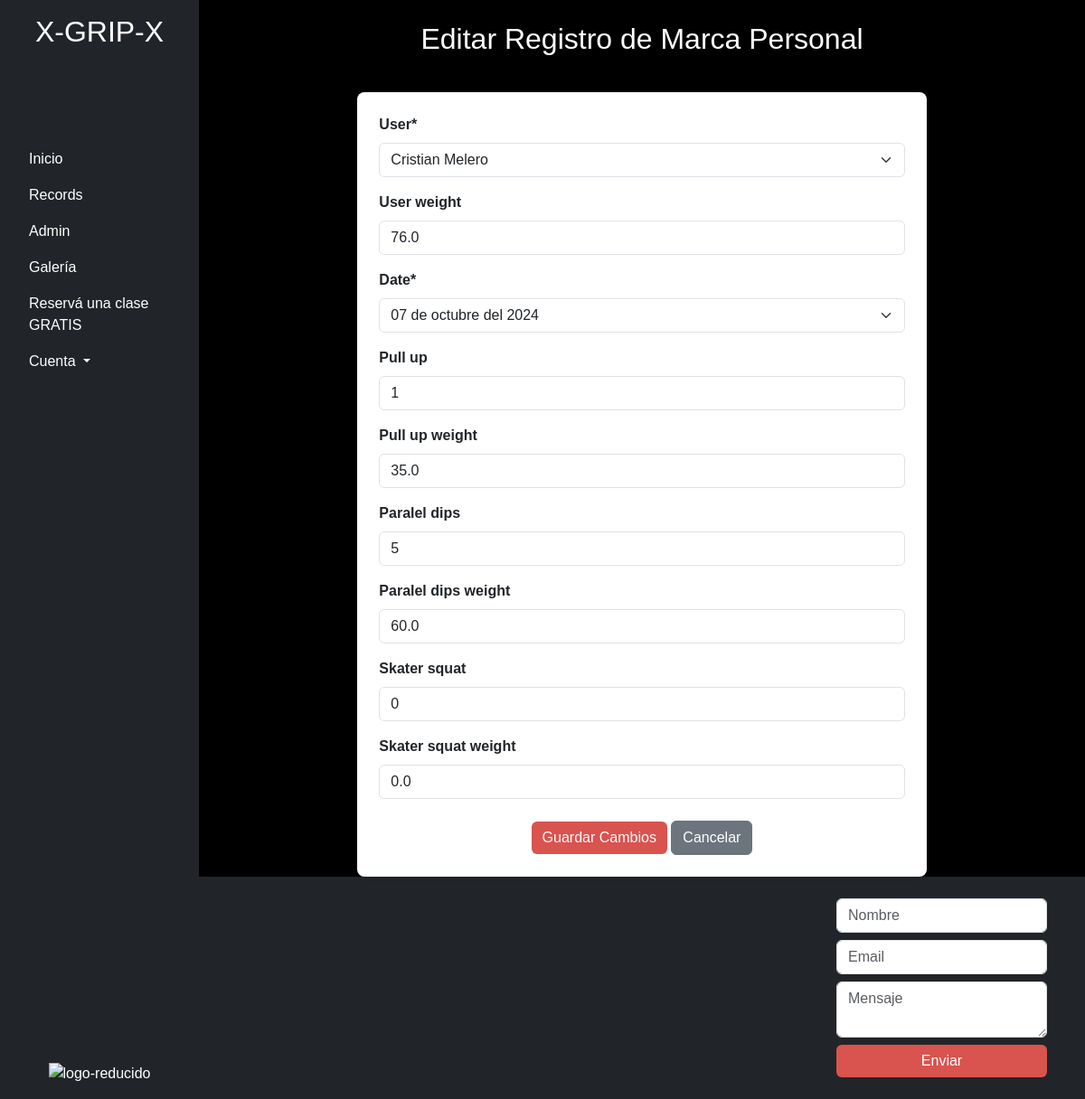
Page /user/records/edit/23 on the committed database.
### data/models.py (models this page shows, shortened)
class PrData(models.Model):
    user = models.ForeignKey(Persona, on_delete=models.CASCADE)
    user_weight = models.FloatField(null=True, blank=True)
    date = models.ForeignKey(DateOfMedition, on_delete=models.PROTECT)
    pull_up = models.IntegerField(null=True, blank=True)
    pull_up_weight = models.FloatField(null=True, blank=True)
    paralel_dips = models.IntegerField(null=True, blank=True)
    paralel_dips_weight = models.FloatField(null=True, blank=True)
    skater_squat = models.IntegerField(null=True, blank=True)
    skater_squat_weight = models.FloatField(null=True, blank=True)

### data/views.py (the view)
# urls.py: path('records/edit/<int:pk>', views.edit_record, name='edit_record'),
def edit_record(request, pk):
    record = get_object_or_404(PrData, pk=pk)
    if request.method == 'POST':
        form = PrDataForm(request.POST, instance=record)
        if form.is_valid():
            form.save()
            return HttpResponseRedirect(reverse('records'))
    else:
        form = PrDataForm(instance=record)
    return render(request, 'data/edit_record.html', {'form': form})

### data/forms.py
class PrDataForm(forms.ModelForm):
    class Meta:
        model = PrData
        fields = '__all__'

### data/models.py (called while the page is built)
    def __str__(self):
        return f"{self.name}"

    def __str__(self):
        meses = [
            "enero", "febrero", "marzo", "abril", "mayo", "junio",
            "julio", "agosto", "septiembre", "octubre", "noviembre", "diciembre"
        ]
        dia = self.date_of_medition.day
        mes = meses[self.date_of_medition.month - 1]
        año = self.date_of_medition.year
        return f"{dia:02d} de {mes} del {año}"

### templates/data/edit_record.html (shortened to what this page needs)
{% extends "index.html" %}
{% load crispy_forms_tags %}
{% block content %}
<div class="container mt-4">
    <h2 class="text-center" style="font-family: 'Oswald', sans-serif;">Editar Registro de Marca Personal</h2>
    <div class="row justify-content-center">
        <div class="col-md-8">
            <div class="card shadow-sm p-4">
                <form method="post">
                    {{ form|crispy }}
                    <div class="text-center mt-4">
                        <button type="submit" class="btn btn-primary">Guardar Cambios</button>
                        <a href="{% url 'records' %}" class="btn btn-secondary">Cancelar</a>
                    </div>
                </form>
            </div>
        </div>
    </div>
</div>
{% endblock %}

### static/css/style.css (style rules this page uses)
body, html { height: 100%; margin: 0; background-color: #000; color: #fff; font-family: "Bangers", system-ui; font-weight: 400; font-style: normal; }
.card { margin-top: 2rem; border-radius: 1rem; box-shadow: 0 4px 8px rgba(0, 0, 0, 0.1); }
.btn-primary { background-color: #007bff; border: none; }
.form-label { font-weight: bold; }

### templates/data/edit_record.html (style rules this page uses)
body { font-family: 'Oswald', sans-serif; }
.card { border: none; border-radius: 8px; }
.btn-primary { background-color: #d9534f; border-color: #d9534f; }
.btn-secondary { background-color: #6c757d; border-color: #6c757d; }

### rows in the picture
PrData: user "Cristian Melero", user_weight "76.0", date "07 de octubre del 2024", pull_up "1", pull_up_weight "35.0", paralel_dips "5", paralel_dips_weight "60.0", skater_squat "0", skater_squat_weight "0.0"
